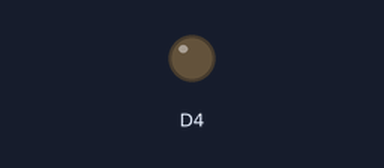
Bench run of a sketch on a simulated ESP8266 (Wemos D1 mini). Shown: output pins drawn as LEDs (lit = HIGH). WiFi joins after 1.5 s; servers stay silent unless stated; what the sketch prints to the serial monitor is not drawn.

Above: at 0.1 s.
At 1.6 s:
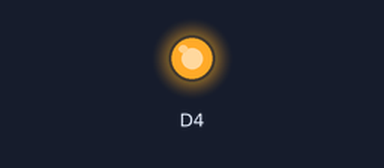
Timing chart, 0 to 3.1 s (numbered marks = the images above):
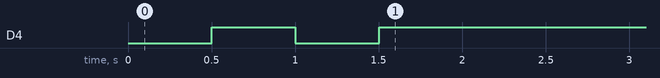

The sketch:

Jedicut_OTA_Client.ino
```cpp
// (licence header left out)
/* Release  operative for TB6560 4 axis  board and Wemos D1 mini ESP8266 based arduino IDE compatible board
 For other motor controller board or esp8266 board wiring and setting should be changed acordingly
 No wire heating control*/
 //This SW is the Client side and should be used at the PC side that runs JEDICUT.exe with USBSerial.dll as comunication plugin while Jedicut_OTA_Client runs at the motor controller end.
#include <ESP8266WiFi.h>
#include <WiFiClient.h>
const char* ssid="jedicut"; //must match server settings
const char* password="clino2001";
int TCP_ServerPort  = 4998;          //Change port# acordingly
IPAddress        TCP_Server(192,168,4,1); //Change IP# acordingly, this is the default IP when Esp8266 is the AP
WiFiClient           TCP_Client;

#define CMD_BUFFER_SIZE 2512   // must be even !
volatile byte cmdArray[CMD_BUFFER_SIZE];
volatile int arrayIdxRead  = 0;
volatile int arrayIdxWrite = 0;
volatile boolean ovf = false;
volatile int cmdCounter = 0;
unsigned int val = 0; // The command parameter value
char serverbuffstatus='L';
int bytes2send=0;
int usb_received_bytes=0;
int oldidx=0;
///////////////////////////////////////////// You are likely to change parameters below to optimise your machine performance
int clientpacksize=250;                                  // max number of bytes to be sent in each TCP socket call
int delay2receive=14500;                              // microseconds time lapse to receive enough bytes from USB
boolean send_speed= true;                          // make send_speed 'true' if you want the below values sent to change Senver´s max and min speed upon Client conection
unsigned int stepmin_period = 220;              //microseconds, Fast Speed (here is 5.000Hz pulse rate)  change this to change desired speed, the low limit: overlapping interrupts...
unsigned int stepmax_period = 700;           //microseconds,  Cut speed (here is 1.000Hz pulse rate)   change this to change desired speed, the high limit: too low speeds.
```

AA_functions.ino
```cpp
void send_speed_settings() {
cmdArray[0] ='U';
cmdArray[1] = lowByte(stepmin_period);
cmdArray[2] = 'V';
cmdArray[3] = highByte(stepmin_period);
cmdArray[4] = 'X';
cmdArray[5] =  lowByte(stepmax_period);
cmdArray[6] = 'Y';
cmdArray[7] = highByte(stepmax_period);
arrayIdxWrite =  8;
cmdCounter  = 8;
}
```

AB_readusbbuffer.ino
```cpp
void readusbbuffer() {
  oldidx = arrayIdxWrite ;
  if (Serial.available() > 1)
  {
    usb_received_bytes = Serial.available();
    if ((usb_received_bytes + cmdCounter) > (CMD_BUFFER_SIZE - 150)) {
      usb_received_bytes = CMD_BUFFER_SIZE - cmdCounter - 150;
      Serial.print("S");
      ovf = true;
    }
    if ((arrayIdxWrite + usb_received_bytes) > CMD_BUFFER_SIZE)
    {
      usb_received_bytes = CMD_BUFFER_SIZE - arrayIdxWrite;
    }
    Serial.readBytes((char*)&cmdArray[arrayIdxWrite], usb_received_bytes);
    // korrekt the write index
    arrayIdxWrite +=  usb_received_bytes;
    cmdCounter    +=  usb_received_bytes;
    if (arrayIdxWrite == CMD_BUFFER_SIZE)
    {
      arrayIdxWrite = 0;
    }
  }
  int timemark=micros();
  while( (micros()<(timemark+delay2receive))&&(Serial.available()<100))
  {}
  // delayMicroseconds(4500);
}
```

AC_Sendbuffertowifi.ino
```cpp
void send_buffer_to_wifi() {
   bytes2send = cmdCounter;
   if (bytes2send>clientpacksize) {
   bytes2send=clientpacksize;
   }
  if (bytes2send > 0) {
    if (TCP_Client.connected())
    {
      if ((arrayIdxRead + bytes2send)>=CMD_BUFFER_SIZE) {
       bytes2send = CMD_BUFFER_SIZE - arrayIdxRead;
      }
      size_t t = bytes2send;
     ///////////////////////////////////////////////////////////////

         TCP_Client.write((char*)&cmdArray[arrayIdxRead], t);
      arrayIdxRead = arrayIdxRead + bytes2send;
      if (arrayIdxRead == CMD_BUFFER_SIZE) {
       //oled.println("iBBBB");
        arrayIdxRead = 0;
      }
      cmdCounter -= bytes2send;
    }
serverbuffstatus='T';
Serial.print('S');
while (serverbuffstatus!='L')
{
    while (!TCP_Client.available());
    if (TCP_Client.available()) {
      serverbuffstatus = TCP_Client.read();
    }
}
    ovf = false;
    Serial.print('C');
    if (cmdCounter == 0) {
      digitalWrite(D4, LOW);
    }
    else {
      digitalWrite(D4, HIGH);
    }
  }
}
```

A_Setup.ino
```cpp
/////////////////////////////////////////
void setup() {
  pinMode(D4, OUTPUT);
  WiFi.mode(WIFI_STA);
  WiFi.begin(ssid, password);
  while ((WiFi.status() != WL_CONNECTED) ) { // the led will blink until connection to server is successful
    delay(500);
    digitalWrite(D4, !digitalRead(D4));
  }
  Serial.begin(115200);   //must match the baud rate of comport.ini file in the folder where jedicut.exe is placed
  TCP_Client.connect(TCP_Server, TCP_ServerPort);
  TCP_Client.setNoDelay(1);
  if (send_speed); {
    send_speed_settings();
  }
}
```

B_Loop.ino
```cpp
/////////////////////////////////////////////////////
void loop() {
readusbbuffer();
send_buffer_to_wifi();
}
```
